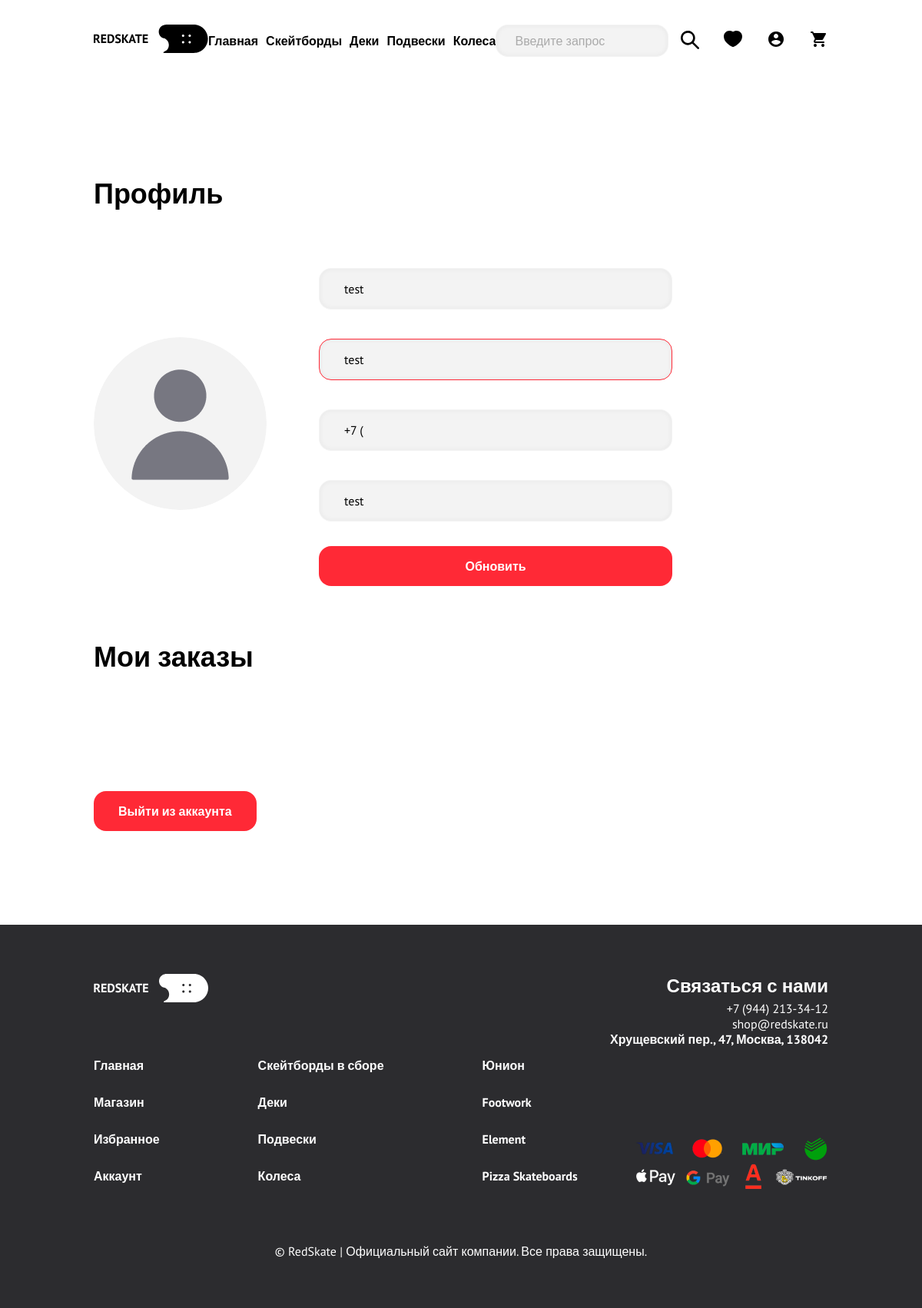
The app's page /profile.php (signed in) with its own data.
### tables this page shows
CREATE TABLE `users` (
  `id_user` int(11) NOT NULL,
  `name` varchar(64) NOT NULL,
  `email` varchar(64) DEFAULT NULL,
  `phone` varchar(32) DEFAULT NULL,
  `address` varchar(512) DEFAULT NULL,
  `pfp` varchar(256) DEFAULT NULL,
  `password` varchar(256) DEFAULT NULL,
  `permissions` int(11) NOT NULL DEFAULT 0
);

### utils/database/database.php (called while the page is built, shortened)
<?php
class DataBase
{
    private $db;
    public function __construct()
    {
        $db_settings = parse_ini_file("database.config.ini");
        $dsn = "mysql:host=" . $db_settings['HOST'] . ";dbname=" . $db_settings['DB'] . ";charset=" . $db_settings['CHARSET'] . ";";
        $options = [
            PDO::ATTR_ERRMODE => PDO::ERRMODE_EXCEPTION,
            PDO::ATTR_DEFAULT_FETCH_MODE => PDO::FETCH_ASSOC,
            PDO::ATTR_EMULATE_PREPARES => true,
        ];
        $this->db = new PDO($dsn, $db_settings['USER'], $db_settings['PASSWORD'], $options);
    }
    public function getUserData($id_user)
    {
        $query = $this->db->prepare("SELECT * FROM users WHERE id_user=:id_user");
        $query->execute(array(
            "id_user" => $id_user
        ));
        return $query->fetch();
    }
}

### utils/sessionManager/sessionManager.php (called while the page is built, shortened)
<?php
class SessionManager
{
    public function idUser()
    {
        if (isset($_SESSION['id_user'])) {
            return $_SESSION['id_user'];
        } else return false;
    }
}

### profile.php (the view, shortened to what this page needs)
<?php
require_once('./utils/database/database.php');
require_once('./utils/sessionManager/sessionManager.php');
$db = new Database();
$sessionManager = new SessionManager();
$id_user = $sessionManager->idUser();
$user = [];
if ($id_user) {
    $user = $db->getUserData($id_user);
}
?>
<!DOCTYPE html>
<html lang="ru">
<head>
    <link rel="stylesheet" href="./assets/styles/style.css">
</head>
<body>
    <?php include_once('./header.php'); ?>
    <main class="main main_main-page">
        <div class="main__wrap">
            <section class="profile">
                <h2 class="profile__title title">Профиль</h2>
                <? $sessionManager->clearSessionField('UPDATE_PROFILE_ERROR'); ?>
                <?php
                if ($id_user && $user['password']) :
                ?>
                    <div class="profile__card">
                        <div class="profile__pfp-wrap">
                            <?
                            $pfp = $user['pfp'] ? "./data/pfps/" . $user['pfp'] : "./assets/img/png/user-default.png";
                            ?>
                            <img class="profile__pfp" src="<?= $pfp ?>" alt="userpfp">
                            <form class="profile__pfp-form" enctype="multipart/form-data" method="post" id="pfp-form" action="./actions/update_pfp.php">
                            </form>
                        </div>
                        <form class="profile__card-inputs" id="edit-profile-form" method="post" action="./actions/update_profile.php">
                            <div class="input">
                                <input type="text" class="input__input" name="name" id="name" placeholder="Имя пользователя" value="<?= $user['name'] ?>" required>
                            </div>
                            <div class="input">
                                <input type="email" class="input__input" name="email" id="email" placeholder="Почта" value="<?= $user['email'] ?>" required>
                            </div>
                            <div class="input">
                                <input type="tel" class="input__input phone" name="phone" id="phone" placeholder="Номер телефона" value="<?= $user['phone'] ?>">
                            </div>
                            <div class="input">
                                <input type="text" class="input__input" name="address" id="address" value="<?= $user['address'] ?>" placeholder="Адрес">
                            </div>
                            <button class="button" id="edit-profile-btn" type="submit">Обновить</button>
                        </form>
                    </div>
                <? endif; ?>
            </section>
            <section class="products">
                <h2 class="products__title title">Мои заказы</h2>
            </section>
            <br>
            <form action="./actions/exit.php">
                <?
                if ($sessionManager->idUser()) :
                ?>
                    <button class="button">Выйти из аккаунта</button>
                <? endif; ?>
            </form>
        </div>
    </main>
    <?php include_once('./footer.php'); ?>
</body>
</html>

### assets/styles/style.css (style rules this page uses)
*, *::after, *::before { padding: 0; margin: 0; box-sizing: border-box; }
body { font-family: 'PT Sans', sans-serif; }

### assets/styles/blocks/main/main.css (style rules this page uses)
.main { width: 100%; }
.main__wrap { margin: auto; max-width: 1440px; padding: 122px; }

### assets/styles/blocks/products/products.css (style rules this page uses)
.products { min-width: 880px; display: flex; flex-direction: column; margin-bottom: 64px; }
.products__title { font-weight: 700; font-size: 36px; margin-bottom: 24px; }

### assets/styles/blocks/input/input.css (style rules this page uses)
.input { width: 100%; display: flex; flex-direction: column; }
.input__input { width: 100%; font-family: 'PT Sans', sans-serif; font-size: 16px; font-weight: 400; padding: 16px 32px; border-radius: 16px; border: none; background-color: var(--main-bg); box-shadow: inset 0px 0px 7px rgba(0, 0, 0, 0.05); outline: none; border: 1px transparent solid; }
.input__input::placeholder { color: var(--main-text-blink); }
.input__input:invalid { border: 1px var(--main-accent) solid; }

### assets/styles/blocks/button/button.css (style rules this page uses)
.button { display: block; cursor: pointer; font-family: 'PT Sans', sans-serif; padding: 16px 32px; background-color: var(--main-accent); outline: none; border: none; border-radius: 16px; color: var(--main-white); font-size: 16px; font-weight: 700; transition: all 100ms ease; text-decoration: none; }

### assets/styles/blocks/profile/profile.css (style rules this page uses)
.profile { margin-bottom: 68px; }
.profile__card { display: flex; align-items: center; }
.profile__pfp { border-radius: 50%; width: 225px; height: 225px; }
.profile__pfp-wrap { margin-right: 68px; position: relative; }
.profile__pfp-form { display: block; position: absolute; top: 0; left: 0; bottom: 0; right: 0; }
.profile__card-inputs { display: flex; flex-direction: column; row-gap: 32px; width: 460px; }

### assets/styles/blocks/title/title.css (style rules this page uses)
.title { font-weight: 700; font-size: 36px; margin-bottom: 68px; }

### assets/styles/colors.css (style rules this page uses)
:root { --main-white: #FFFFFF; --main-bg: #F3F3F3; --main-dark-bg: #2C2C2F; --main-accent: #FF2936; --main-accent-dark: #DC1B26; --main-text: #000; --main-text-blink: #AAAAAA; --main-green: #77E983; --main-yellow: #E9D077; }

### records on screen
users: name "test", email "test", phone "+7 (", address "test"
